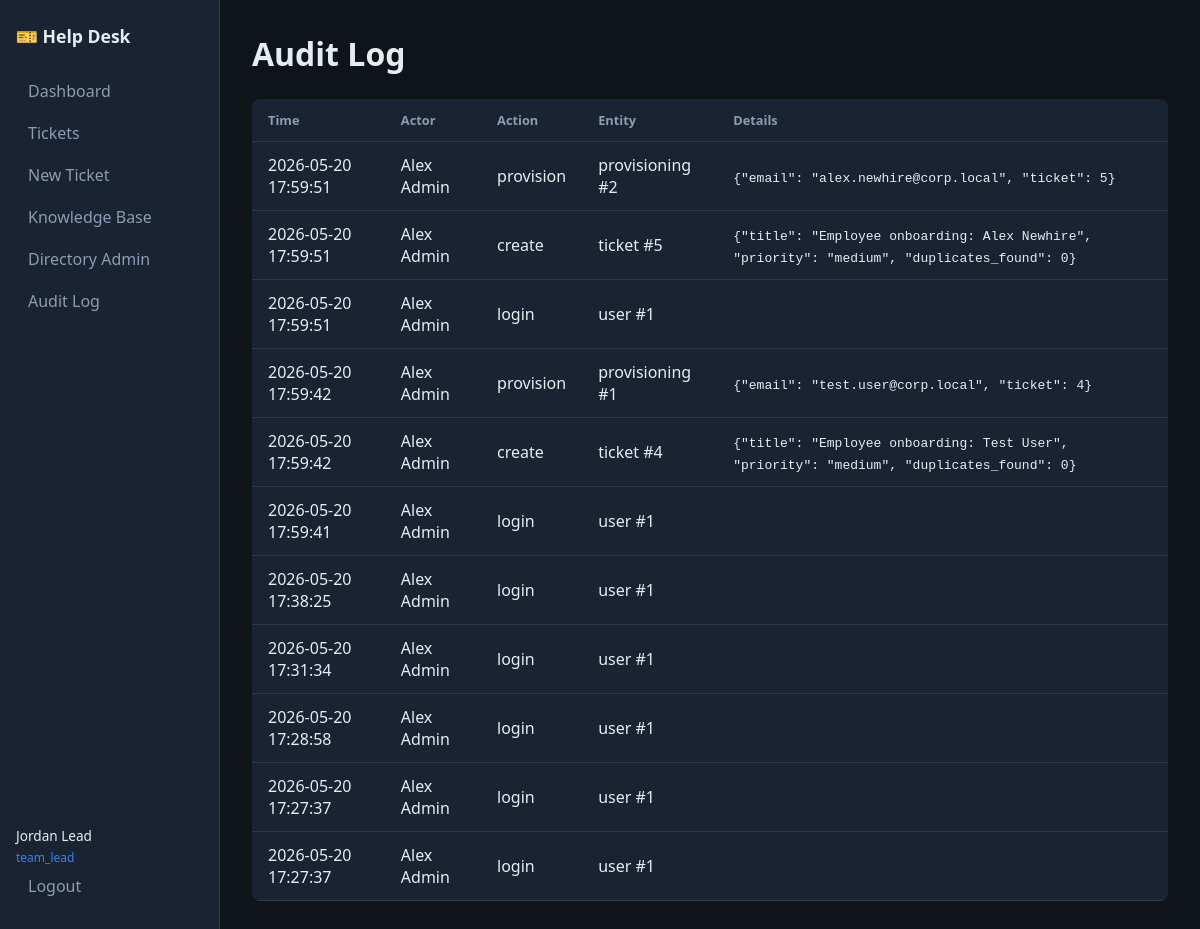
The page /audit (signed in) on the database its author committed.
### app/models/entities.py (models this page shows)
class User(Base):
    __tablename__ = "users"
    id: Mapped[int] = mapped_column(primary_key=True)
    username: Mapped[str] = mapped_column(String(64), unique=True, index=True)
    email: Mapped[str] = mapped_column(String(255), unique=True)
    display_name: Mapped[str] = mapped_column(String(128))
    password_hash: Mapped[str] = mapped_column(String(255))
    role: Mapped[str] = mapped_column(String(32), default=UserRole.END_USER.value)
    department: Mapped[str | None] = mapped_column(String(128))
    is_active: Mapped[bool] = mapped_column(Boolean, default=True)
    ad_sam_account: Mapped[str | None] = mapped_column(String(64), unique=True)
    ad_upn: Mapped[str | None] = mapped_column(String(255), unique=True)
    manager_id: Mapped[int | None] = mapped_column(ForeignKey("users.id"))
    job_title: Mapped[str | None] = mapped_column(String(128))
    role_sync_from_groups: Mapped[bool] = mapped_column(Boolean, default=True)
    last_login_at: Mapped[datetime | None] = mapped_column(DateTime)
    account_locked: Mapped[bool] = mapped_column(Boolean, default=False)
    created_at: Mapped[datetime] = mapped_column(DateTime, default=datetime.utcnow)
    manager: Mapped["User | None"] = relationship(remote_side=[id])
    ad_groups: Mapped[list["ADGroup"]] = relationship(
        secondary="user_ad_groups", back_populates="members"
    )
    assigned_tickets: Mapped[list["Ticket"]] = relationship(
        back_populates="assigned_technician",
        foreign_keys="Ticket.assigned_technician_id",
    )
    created_tickets: Mapped[list["Ticket"]] = relationship(
        back_populates="requester",
        foreign_keys="Ticket.requester_id",
    )

class AuditLog(Base):
    __tablename__ = "audit_logs"
    id: Mapped[int] = mapped_column(primary_key=True)
    actor_id: Mapped[int | None] = mapped_column(ForeignKey("users.id"))
    action: Mapped[str] = mapped_column(String(32))
    entity_type: Mapped[str] = mapped_column(String(64))
    entity_id: Mapped[int | None] = mapped_column(Integer)
    summary: Mapped[str | None] = mapped_column(String(512))
    severity: Mapped[str] = mapped_column(String(16), default="info")
    details: Mapped[str | None] = mapped_column(Text)
    ip_address: Mapped[str | None] = mapped_column(String(45))
    request_path: Mapped[str | None] = mapped_column(String(255))
    created_at: Mapped[datetime] = mapped_column(DateTime, default=datetime.utcnow)
    actor: Mapped["User | None"] = relationship()

### main.py (the view)
@app.get("/audit", response_class=HTMLResponse)
def audit_log(request: Request, user: User = Depends(require_login), db: Session = Depends(get_db)):
    if not has_permission(user.role, "audit:view"):
        raise HTTPException(403)
    logs = AuditService(db).get_recent(100)
    return templates.TemplateResponse(
        request,
        "audit.html",
        {"user": user, "logs": logs},
    )

### templates/audit.html (shortened to what this page needs)
{% extends "base.html" %}
{% block content %}
<h1>Audit Log</h1>
<table class="data-table">
  <thead>
    <tr><th>Time</th><th>Actor</th><th>Action</th><th>Entity</th><th>Details</th></tr>
  </thead>
  <tbody>
    {% for log in logs %}
    <tr>
      <td>{{ log.created_at.strftime('%Y-%m-%d %H:%M:%S') }}</td>
      <td>{{ log.actor.display_name if log.actor else 'System' }}</td>
      <td>{{ log.action }}</td>
      <td>{{ log.entity_type }} #{{ log.entity_id or '' }}</td>
      <td><code>{{ log.details[:120] if log.details else '' }}</code></td>
    </tr>
    {% endfor %}
  </tbody>
</table>
{% endblock %}

### templates/base.html (shortened to what this page needs)
<!DOCTYPE html>
<html lang="en">
<head>
  <link rel="stylesheet" href="/static/css/style.css">
</head>
<body>
  <nav class="sidebar">
    <div class="brand">🎫 Help Desk</div>
    {% if user %}
    <a href="/" class="nav-link">Dashboard</a>
    <a href="/tickets" class="nav-link">Tickets</a>
    <a href="/tickets/new" class="nav-link">New Ticket</a>
    <a href="/kb" class="nav-link">Knowledge Base</a>
    <a href="/ad" class="nav-link">Directory Admin</a>
    {% if user.role in ['team_lead', 'admin'] %}
    <a href="/audit" class="nav-link">Audit Log</a>
    {% endif %}
    <div class="nav-footer">
      <span class="user-badge">{{ user.display_name }}</span>
      <span class="role-badge">{{ user.role }}</span>
      <a href="/logout" class="nav-link logout">Logout</a>
    </div>
    {% endif %}
  </nav>
  <main class="content">
    {% block content %}{% endblock %}
  </main>
</body>
</html>

### static/css/style.css (style rules this page uses)
:root { --bg: #0f1419; --surface: #1a2332; --border: #2d3a4f; --text: #e7ecf3; --muted: #8b9cb3; --accent: #3b82f6; --success: #22c55e; --warning: #f59e0b; --danger: #ef4444; }
* { box-sizing: border-box; margin: 0; padding: 0; }
body { font-family: "Segoe UI", system-ui, sans-serif; background: var(--bg); color: var(--text); display: flex; min-height: 100vh; }
.sidebar { width: 220px; background: var(--surface); border-right: 1px solid var(--border); padding: 1.5rem 1rem; display: flex; flex-direction: column; }
.brand { font-weight: 700; font-size: 1.1rem; margin-bottom: 1.5rem; }
.nav-link { display: block; color: var(--muted); text-decoration: none; padding: 0.5rem 0.75rem; border-radius: 6px; margin-bottom: 0.25rem; }
.nav-footer { margin-top: auto; padding-top: 1rem; }
.user-badge { display: block; font-size: 0.85rem; }
.role-badge { font-size: 0.75rem; color: var(--accent); }
.content { flex: 1; padding: 2rem; overflow-x: auto; }
h1 { margin-bottom: 1.5rem; }
.data-table { width: 100%; border-collapse: collapse; background: var(--surface); border-radius: 8px; overflow: hidden; }
.data-table th, .data-table td { padding: 0.75rem 1rem; text-align: left; border-bottom: 1px solid var(--border); }
.data-table th { color: var(--muted); font-size: 0.8rem; }

### rows shown on the page
User: display_name "Jordan Lead", role "team_lead"
AuditLog: created_at "2026-05-20 17:59:51", actor "Alex Admin", action "provision", entity_type "provisioning", entity "2", details "{\"email\": \"alex.newhire@corp.local\", \"ticket\": 5}"
AuditLog: created_at "2026-05-20 17:59:51", actor "Alex Admin", action "create", entity_type "ticket", entity "5", details "{\"title\": \"Employee onboarding: Alex Newhire\", \"priority\": \"medium\", \"duplicates_found\": 0}"
AuditLog: created_at "2026-05-20 17:59:51", actor "Alex Admin", action "login", entity_type "user", entity "1"
AuditLog: created_at "2026-05-20 17:59:42", actor "Alex Admin", action "provision", entity_type "provisioning", entity "1", details "{\"email\": \"test.user@corp.local\", \"ticket\": 4}"
AuditLog: created_at "2026-05-20 17:59:42", actor "Alex Admin", action "create", entity_type "ticket", entity "4", details "{\"title\": \"Employee onboarding: Test User\", \"priority\": \"medium\", \"duplicates_found\": 0}"
AuditLog: created_at "2026-05-20 17:59:41", actor "Alex Admin", action "login", entity_type "user", entity "1"
AuditLog: created_at "2026-05-20 17:38:25", actor "Alex Admin", action "login", entity_type "user", entity "1"
AuditLog: created_at "2026-05-20 17:31:34", actor "Alex Admin", action "login", entity_type "user", entity "1"
AuditLog: created_at "2026-05-20 17:28:58", actor "Alex Admin", action "login", entity_type "user", entity "1"
AuditLog: created_at "2026-05-20 17:27:37", actor "Alex Admin", action "login", entity_type "user", entity "1"
AuditLog: created_at "2026-05-20 17:27:37", actor "Alex Admin", action "login", entity_type "user", entity "1"
